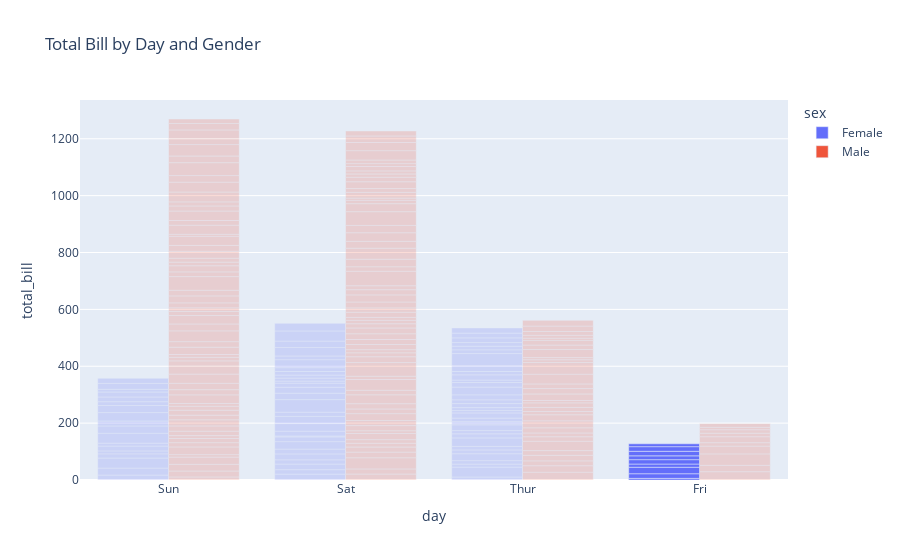

Write notebook code for a chart like this one.
### Code cell
import plotly.express as px

# Demo dataset
df = px.data.tips()

# Bar chart
fig = px.bar(df, x='day', y='total_bill', color='sex', barmode='group',
             title='Total Bill by Day and Gender')
fig.show()

### Figure 1 — Plotly figure (JSON) as saved in the notebook; plotly's stock layout.template omitted (floating-point values rounded to 4 significant figures; data arrays with more than 128 entries replaced by an {"elided": "..."} marker saying what was removed)
{"data": [{"alignmentgroup": "True", "hovertemplate": "sex=Female<br>day=%{x}<br>total_bill=%{y}<extra></extra>", "legendgroup": "Female", "marker": {"color": "#636efa", "pattern": {"shape": ""}}, "name": "Female", "offsetgroup": "Female", "orientation": "v", "selectedpoints": [23, 24, 25, 26, 27, 79, 80, 81, 82], "showlegend": true, "textposition": "auto", "type": "bar", "x": ["Sun", "Sun", "Sun", "Sun", "Sun", "Sun", "Sat", "Sat", "Sat", "Sat", "Sat", "Sat", "Sun", "Sun", "Sat", "Sat", "Sat", "Sat", "Sat", "Sat", "Sat", "Thur", "Thur", "Fri", "Fri", "Fri", "Fri", "Fri", "Sat", "Sat", "Sat", "Sat", "Sat", "Sun", "Sun", "Thur", "Thur", "Thur", "Thur", "Thur", "Thur", "Thur", "Thur", "Thur", "Thur", "Thur", "Thur", "Thur", "Thur", "Thur", "Thur", "Thur", "Thur", "Thur", "Thur", "Thur", "Thur", "Sun", "Sun", "Sun", "Sun", "Sun", "Sat", "Sat", "Sun", "Sun", "Sun", "Thur", "Thur", "Thur", "Thur", "Thur", "Thur", "Thur", "Sat", "Sat", "Sat", "Sat", "Sat", "Fri", "Fri", "Fri", "Fri", "Sat", "Sat", "Sat", "Thur"], "xaxis": "x", "y": [16.99, 24.59, 35.26, 14.83, 10.33, 16.97, 20.29, 15.77, 19.65, 15.06, 20.69, 16.93, 10.29, 34.81, 26.41, 16.45, 3.07, 17.07, 26.86, 25.28, 14.73, 10.07, 34.83, 5.75, 16.32, 22.75, 11.35, 15.38, 44.3, 22.42, 20.92, 14.31, 7.25, 25.71, 17.31, 10.65, 12.43, 24.08, 13.42, 12.48, 29.8, 14.52, 11.38, 20.27, 11.17, 12.26, 18.26, 8.51, 10.33, 14.15, 13.16, 17.47, 27.05, 16.43, 8.35, 18.64, 11.87, 29.85, 25, 13.39, 16.21, 17.51, 10.59, 10.63, 9.6, 20.9, 18.15, 19.81, 43.11, 13, 12.74, 13, 16.4, 16.47, 12.76, 13.27, 28.17, 12.9, 30.14, 13.42, 15.98, 16.27, 10.09, 22.12, 35.83, 27.18, 18.78], "yaxis": "y"}, {"alignmentgroup": "True", "hovertemplate": "sex=Male<br>day=%{x}<br>total_bill=%{y}<extra></extra>", "legendgroup": "Male", "marker": {"color": "#EF553B", "pattern": {"shape": ""}}, "name": "Male", "offsetgroup": "Male", "orientation": "v", "selectedpoints": [], "showlegend": true, "textposition": "auto", "type": "bar", "x": {"elided": "157 str values"}, "xaxis": "x", "y": {"elided": "157 float values"}, "yaxis": "y"}], "layout": {"autosize": true, "barmode": "group", "dragmode": "select", "legend": {"title": {"text": "sex"}, "tracegroupgap": 0}, "title": {"text": "Total Bill by Day and Gender"}, "xaxis": {"anchor": "y", "autorange": true, "domain": [0, 1], "range": [-0.5, 3.5], "showspikes": false, "title": {"text": "day"}, "type": "category"}, "yaxis": {"anchor": "x", "autorange": true, "domain": [0, 1], "range": [0, 1336.0], "showspikes": false, "title": {"text": "total_bill"}, "type": "linear"}}}
